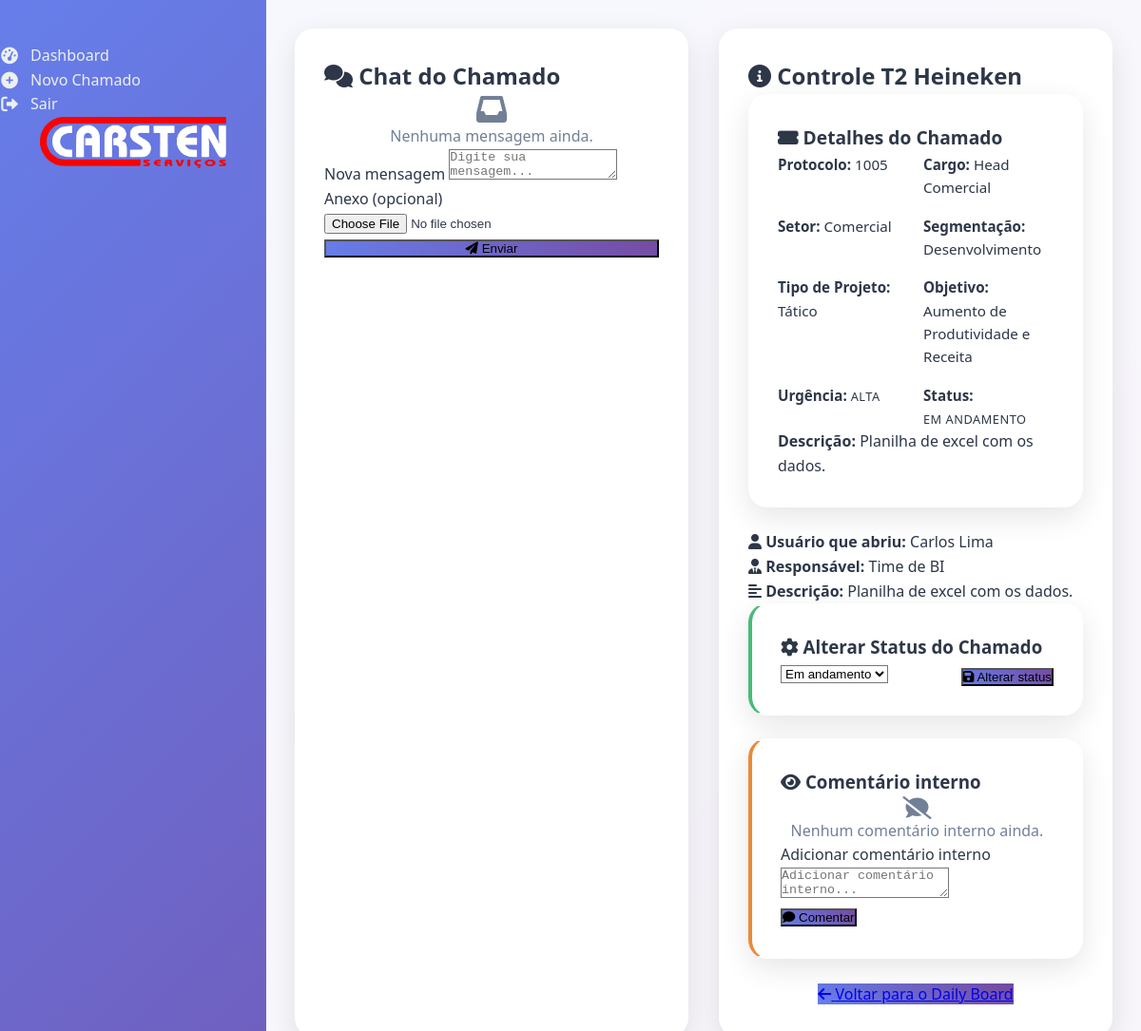
/dailyboard/card/6 (signed in), run on the app's committed database.
### app.py (models this page shows)
class CardKanban(db.Model):
    id = db.Column(db.Integer, primary_key=True)
    titulo = db.Column(db.String(200))
    descricao = db.Column(db.Text)
    responsavel_id = db.Column(db.Integer, db.ForeignKey('usuario.id'))
    lista_id = db.Column(db.Integer, db.ForeignKey('lista_kanban.id'))
    ordem = db.Column(db.Integer)  # para ordenar os cards
    excluido = db.Column(db.Boolean, default=False)  # novo campo
    comentarios = db.relationship('ComentarioKanban', backref='card', lazy=True)
    chamado_id = db.Column(db.Integer, db.ForeignKey('chamado.id'))  # novo campo para vincular ao chamado
    responsavel = db.relationship('Usuario', foreign_keys=[responsavel_id])

class Chamado(db.Model):
    id = db.Column(db.Integer, primary_key=True)
    protocolo = db.Column(db.String(20), unique=True, nullable=True)  # permitir nulo na criação
    titulo = db.Column(db.String(200))
    descricao = db.Column(db.Text)
    urgencia = db.Column(db.String(20))
    status = db.Column(db.String(20), default='Aberto')
    usuario_id = db.Column(db.Integer, db.ForeignKey('usuario.id'))
    anexo = db.Column(db.String(255))  # nome do arquivo anexo
    cargo = db.Column(db.String(100))
    setor = db.Column(db.String(100))
    objetivo = db.Column(db.String(100))
    tipo_projeto = db.Column(db.String(100))
    segmentacao = db.Column(db.String(100))
    responsavel_id = db.Column(db.Integer, db.ForeignKey('usuario.id'), nullable=True)
    responsavel = db.relationship('Usuario', foreign_keys=[responsavel_id])

class Usuario(db.Model, UserMixin):
    id = db.Column(db.Integer, primary_key=True)
    nome = db.Column(db.String(100))
    email = db.Column(db.String(100), unique=True)
    senha = db.Column(db.String(200))
    tipo = db.Column(db.String(20))  # 'admin' ou 'usuario'

### app.py (the view, shortened to what this page needs)
@app.route('/dailyboard/card/<int:card_id>', methods=['GET', 'POST'])
@login_required
def dailyboard_card(card_id):
    card = CardKanban.query.get_or_404(card_id)
    chamado = None
    mensagens = []
    comentarios_internos = ComentarioInternoKanban.query.filter_by(card_id=card_id).order_by(ComentarioInternoKanban.data_envio).all()
    if card.chamado_id:
        chamado = Chamado.query.get(card.chamado_id)
        if chamado:
            chamado.usuario = Usuario.query.get(chamado.usuario_id)
        mensagens = Mensagem.query.filter_by(chamado_id=card.chamado_id).order_by(Mensagem.data_envio).all()
        for msg in mensagens:
            if not MensagemLida.query.filter_by(mensagem_id=msg.id, usuario_id=current_user.id).first():
                leitura = MensagemLida()
                leitura.mensagem_id = msg.id
                leitura.usuario_id = current_user.id
                db.session.add(leitura)
        db.session.commit()
    usuarios = Usuario.query.all()
    return render_template('card_kanban.html', card=card, usuarios=usuarios, mensagens=mensagens, comentarios_internos=comentarios_internos, chamado=chamado)

### app.py (called while the page is built)
@login_manager.user_loader
def load_user(user_id):
    return db.session.get(Usuario, int(user_id))

### templates/card_kanban.html (shortened to what this page needs)
{% extends 'base.html' %}
{% block content %}
  <div class="fade-in">
    <div style="display: flex; gap: 2rem; max-width: 1200px; margin: 0 auto;">
      <div class="card" style="flex: 1; min-width: 400px;">
        {% if card.chamado_id %}
        <h2 style="color: #2d3748; margin-bottom: 1.5rem; font-weight: 600;">
          <i class="fas fa-comments"></i> Chat do Chamado
        </h2>
        <div style="background: #f8fafc; border-radius: 12px; padding: 1.5rem; margin-bottom: 1.5rem; max-height: 400px; overflow-y: auto;">
          {% for m in mensagens %}
          {% set autor = (usuarios|selectattr('id', 'equalto', m.autor_id)|first) %}
          <div style="margin-bottom: 1rem; padding: 1rem; background: white; border-radius: 8px; box-shadow: 0 1px 3px rgba(0,0,0,0.1);">
            <div style="font-weight: 600; color: #667eea; margin-bottom: 0.5rem;">
              <i class="fas fa-user"></i> {{ autor.nome if autor else 'N/A' }}
              <span style="color: #718096; font-size: 0.9rem;">({{ autor.tipo if autor else '' }})</span>
            </div>
            <div style="color: #2d3748; margin-bottom: 0.5rem;">{{ m.conteudo }}</div>
            {% if m.anexo %}
              <a href="{{ url_for('download_anexo', filename=m.anexo) }}" target="_blank" class="btn" style="padding: 0.5rem 1rem; font-size: 0.9rem;">
                <i class="fas fa-paperclip"></i> Anexo
              </a>
            {% endif %}
            {% set data_brasilia = m.data_envio|to_brasilia %}
            <small style="color: #718096; font-size: 0.85rem;">
              <i class="fas fa-clock"></i> {{ data_brasilia.strftime('%d/%m %H:%M') }}
            </small>
          </div>
          {% else %}
          <div style="color: #718096; text-align: center; padding: 2rem;">
            <i class="fas fa-inbox" style="font-size: 2rem; margin-bottom: 1rem; display: block;"></i>
            Nenhuma mensagem ainda.
          </div>
          {% endfor %}
        </div>
        {% if current_user.tipo == 'admin' %}
        <form method="POST" enctype="multipart/form-data">
          <div class="form-group">
            <label for="comentario">Nova mensagem</label>
            <textarea name="comentario" id="comentario" placeholder="Digite sua mensagem..." required></textarea>
          </div>
          <div class="form-group">
            <label for="anexo">Anexo (opcional)</label>
            <input type="file" name="anexo" id="anexo">
          </div>
          <button type="submit" class="btn" style="width: 100%;">
            <i class="fas fa-paper-plane"></i> Enviar
          </button>
        </form>
        {% endif %}
        {% else %}
        <div style="color: #718096; text-align: center; padding: 2rem;">
          <i class="fas fa-exclamation-triangle" style="font-size: 2rem; margin-bottom: 1rem; display: block;"></i>
          Este card não está vinculado a um chamado.
        </div>
        {% endif %}
      </div>
      <div class="card" style="flex: 1; min-width: 400px;">
        <h2 style="color: #2d3748; margin-bottom: 1.5rem; font-weight: 600;">
          <i class="fas fa-info-circle"></i> {{ card.titulo }}
        </h2>
        {% if chamado %}
        <div class="card" style="background: #f8fafc; margin-bottom: 1.5rem;">
          <h3 style="color: #2d3748; font-size: 1.2rem; margin-bottom: 1rem; font-weight: 600;">
            <i class="fas fa-ticket-alt"></i> Detalhes do Chamado
          </h3>
          <div style="display: grid; grid-template-columns: 1fr 1fr; gap: 1rem; font-size: 0.95rem;">
            <div><strong>Protocolo:</strong> {{ chamado.protocolo }}</div>
            <div><strong>Cargo:</strong> {{ chamado.cargo }}</div>
            <div><strong>Setor:</strong> {{ chamado.setor }}</div>
            <div><strong>Segmentação:</strong> {{ chamado.segmentacao }}</div>
            <div><strong>Tipo de Projeto:</strong> {{ chamado.tipo_projeto }}</div>
            <div><strong>Objetivo:</strong> {{ chamado.objetivo }}</div>
            <div><strong>Urgência:</strong>
              <span class="status-badge status-{{ chamado.urgencia.lower() if chamado.urgencia else 'baixa' }}">
                {{ chamado.urgencia or 'Não definida' }}
              </span>
            </div>
            <div><strong>Status:</strong>
              <span class="status-badge status-{{ chamado.status.lower().replace(' ', '-') }}">
                {{ chamado.status }}
              </span>
            </div>
          </div>
          <div style="margin-top: 1rem; padding-top: 1rem; border-top: 1px solid #e2e8f0;">
            <strong>Descrição:</strong> {{ chamado.descricao }}
          </div>
        </div>
        <div style="margin-bottom: 1rem;">
          <strong><i class="fas fa-user"></i> Usuário que abriu:</strong> {{ chamado.usuario.nome if chamado.usuario else 'Desconhecido' }}
        </div>
        {% endif %}
        {% set responsavel = (usuarios|selectattr('id', 'equalto', card.responsavel_id)|first) %}
        <div style="margin-bottom: 1rem;">
          <strong><i class="fas fa-user-tie"></i> Responsável:</strong> {{ responsavel.nome if responsavel else 'Time de BI' }}
        </div>
        <div style="margin-bottom: 1.5rem;">
          <strong><i class="fas fa-align-left"></i> Descrição:</strong> {{ card.descricao }}
        </div>
        {% if current_user.tipo == 'admin' and chamado %}
        <div class="card" style="background: #f0fff4; border-left: 4px solid #48bb78; margin-bottom: 1.5rem;">
          <h3 style="color: #2d3748; margin-bottom: 1rem; font-weight: 600;">
            <i class="fas fa-cog"></i> Alterar Status do Chamado
          </h3>
          <form method="POST" style="display: flex; gap: 1rem; align-items: end;">
            <div class="form-group" style="flex: 1; margin-bottom: 0;">
              <select name="novo_status" required>
                <option value="Em andamento" {% if chamado.status=='Em andamento' %}selected{% endif %}>Em andamento</option>
              </select>
            </div>
            <button type="submit" class="btn">
              <i class="fas fa-save"></i> Alterar status
            </button>
          </form>
        </div>
        {% endif %}
        {% if current_user.tipo == 'admin' %}
        <div class="card" style="background: #fffaf0; border-left: 4px solid #ed8936;">
          <h3 style="color: #2d3748; margin-bottom: 1rem; font-weight: 600;">
            <i class="fas fa-eye"></i> Comentário interno
          </h3>
          <div style="background: white; border-radius: 8px; padding: 1rem; margin-bottom: 1rem; max-height: 200px; overflow-y: auto;">
            {% for ci in comentarios_internos %}
            {% set autor = (usuarios|selectattr('id', 'equalto', ci.autor_id)|first) %}
            <div style="margin-bottom: 1rem; padding: 0.75rem; background: #f8fafc; border-radius: 6px;">
              <div style="font-weight: 600; color: #667eea; margin-bottom: 0.5rem;">
                <i class="fas fa-user-shield"></i> {{ autor.nome if autor else 'N/A' }}
              </div>
              <div style="color: #2d3748; margin-bottom: 0.5rem;">{{ ci.conteudo }}</div>
              {% set data_brasilia = ci.data_envio|to_brasilia %}
              <small style="color: #718096; font-size: 0.85rem;">
                <i class="fas fa-clock"></i> {{ data_brasilia.strftime('%d/%m %H:%M') }}
              </small>
            </div>
            {% else %}
            <div style="color: #718096; text-align: center; padding: 1rem;">
              <i class="fas fa-comment-slash" style="font-size: 1.5rem; margin-bottom: 0.5rem; display: block;"></i>
              Nenhum comentário interno ainda.
            </div>
            {% endfor %}
          </div>
          <form method="POST">
            <div class="form-group">
              <label for="comentario_interno">Adicionar comentário interno</label>
              <textarea name="comentario_interno" id="comentario_interno" placeholder="Adicionar comentário interno..." required></textarea>
            </div>
            <button type="submit" class="btn" style="background: linear-gradient(45deg, #ed8936, #dd6b20);">
              <i class="fas fa-comment"></i> Comentar
            </button>
          </form>
        </div>
        {% endif %}
        <div style="text-align: center; margin-top: 2rem;">
          <a href="{{ url_for('dailyboard') }}" class="btn btn-secondary">
            <i class="fas fa-arrow-left"></i> Voltar para o Daily Board
          </a>
        </div>
      </div>
    </div>
  </div>
{% endblock %}

### data on the page
CardKanban: titulo "Controle T2 Heineken", descricao "Planilha de excel com os dados."
Chamado: protocolo "1005", cargo "Head Comercial", setor "Comercial", segmentacao "Desenvolvimento", tipo_projeto "Tático", objetivo "Aumento de Produtividade e Receita", urgencia "ALTA", status "EM ANDAMENTO", descricao "Planilha de excel com os dados.", novo_status "Em andamento"
Usuario: usuario "Carlos Lima"

### other printed values
{{ responsavel.nome if responsavel else 'Time de BI' }} "Time de BI"
